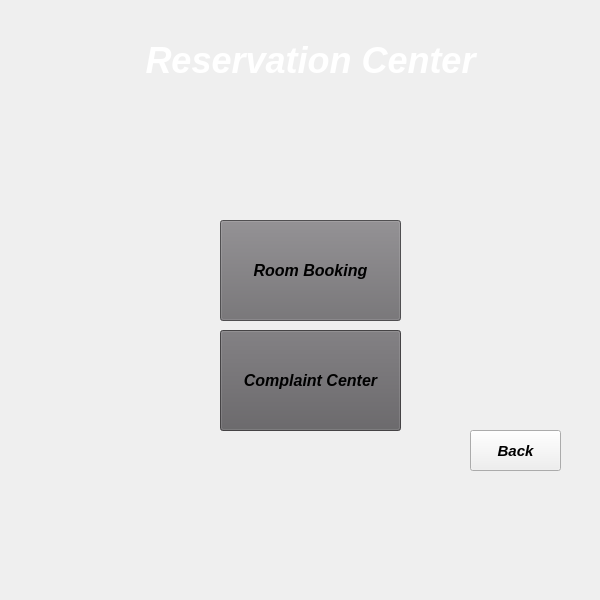
<?xml version="1.0" encoding="UTF-8"?>
<ui version="4.0">
 <class>Attributes</class>
 <widget class="QMainWindow" name="Attributes">
  <property name="geometry">
   <rect>
    <x>0</x>
    <y>0</y>
    <width>600</width>
    <height>600</height>
   </rect>
  </property>
  <property name="windowTitle">
   <string>MainWindow</string>
  </property>
  <widget class="QWidget" name="centralwidget">
   <widget class="QLabel" name="label">
    <property name="geometry">
     <rect>
      <x>140</x>
      <y>-20</y>
      <width>341</width>
      <height>161</height>
     </rect>
    </property>
    <property name="font">
     <font>
      <pointsize>27</pointsize>
      <italic>true</italic>
      <bold>true</bold>
     </font>
    </property>
    <property name="styleSheet">
     <string notr="true">color: rgb(255, 255, 255);</string>
    </property>
    <property name="text">
     <string>Reservation Center</string>
    </property>
    <property name="alignment">
     <set>Qt::AlignCenter</set>
    </property>
   </widget>
   <widget class="QPushButton" name="pushButton">
    <property name="geometry">
     <rect>
      <x>220</x>
      <y>220</y>
      <width>181</width>
      <height>101</height>
     </rect>
    </property>
    <property name="font">
     <font>
      <pointsize>12</pointsize>
      <italic>true</italic>
      <bold>true</bold>
     </font>
    </property>
    <property name="styleSheet">
     <string notr="true">background-color: rgb(112, 110, 113);
</string>
    </property>
    <property name="text">
     <string>Room Booking</string>
    </property>
   </widget>
   <widget class="QPushButton" name="pushButton_2">
    <property name="geometry">
     <rect>
      <x>220</x>
      <y>330</y>
      <width>181</width>
      <height>101</height>
     </rect>
    </property>
    <property name="font">
     <font>
      <pointsize>12</pointsize>
      <italic>true</italic>
      <bold>true</bold>
     </font>
    </property>
    <property name="styleSheet">
     <string notr="true">background-color: rgb(96, 94, 97);</string>
    </property>
    <property name="text">
     <string>Complaint Center</string>
    </property>
   </widget>
   <widget class="QPushButton" name="pushButton_3">
    <property name="geometry">
     <rect>
      <x>470</x>
      <y>430</y>
      <width>91</width>
      <height>41</height>
     </rect>
    </property>
    <property name="font">
     <font>
      <pointsize>11</pointsize>
      <italic>true</italic>
      <bold>true</bold>
     </font>
    </property>
    <property name="text">
     <string>Back</string>
    </property>
   </widget>
   <widget class="QLabel" name="label_2">
    <property name="geometry">
     <rect>
      <x>-10</x>
      <y>-20</y>
      <width>611</width>
      <height>621</height>
     </rect>
    </property>
    <property name="text">
     <string/>
    </property>
    <property name="pixmap">
     <pixmap resource="picture.qrc">:/pictures/receptionists-5975962_1920.jpg</pixmap>
    </property>
    <property name="scaledContents">
     <bool>true</bool>
    </property>
   </widget>
   <zorder>label_2</zorder>
   <zorder>label</zorder>
   <zorder>pushButton</zorder>
   <zorder>pushButton_2</zorder>
   <zorder>pushButton_3</zorder>
  </widget>
  <widget class="QMenuBar" name="menubar">
   <property name="geometry">
    <rect>
     <x>0</x>
     <y>0</y>
     <width>600</width>
     <height>21</height>
    </rect>
   </property>
  </widget>
 </widget>
 <resources>
  <include location="picture.qrc"/>
 </resources>
 <connections/>
</ui>
